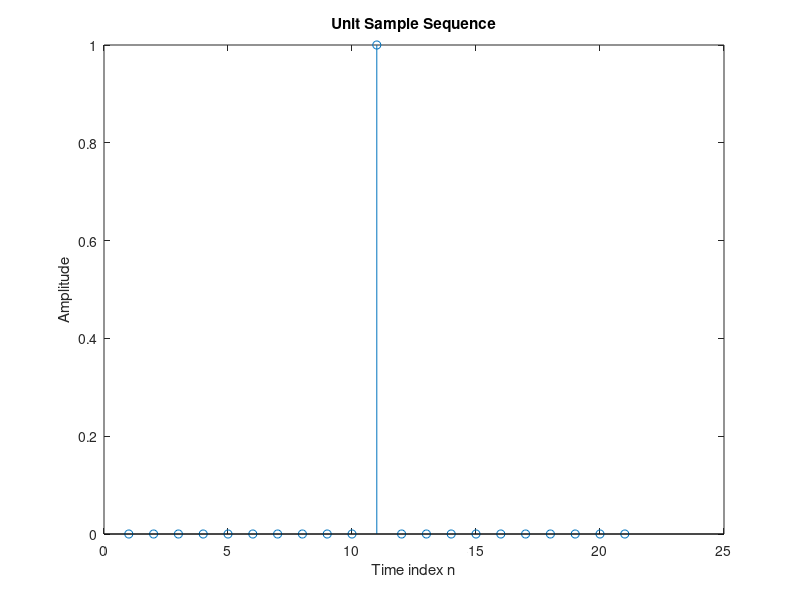

MATLAB code to generate this figure:
n=1:21;
u = [zeros(1,10) 1 zeros(1,10)];
stem(n,u);
xlabel('Time index n');
ylabel('Amplitude');
title('Unit Sample Sequence');
